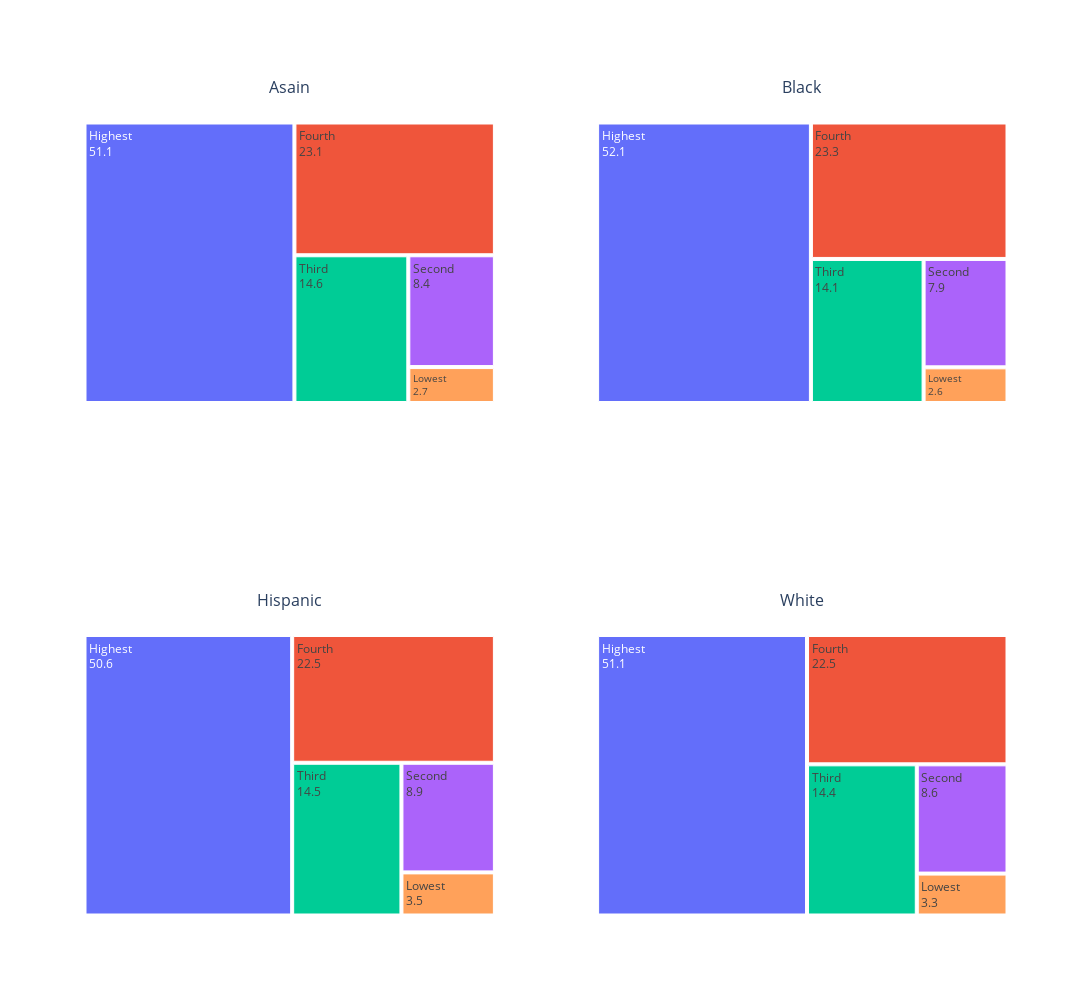

Notebook code cell kept with this figure:
### Code cell
fig = make_subplots(
    cols = 2, rows = 2,
    column_widths = [0.4, 0.4],
    subplot_titles = ('Asain', 'Black', 'Hispanic', 'White'),
    specs = [[{'type': 'treemap'}, {'type': 'treemap'}], [{'type': 'treemap'}, {'type': 'treemap'}]]
)

fig.update_layout(
    autosize=False,
    width=1200,
    height=1000,
)
i, j = 1, 1
for count, income_race in enumerate(income_races):
    fig.add_trace(go.Treemap(
        labels = income_quintiles,
        textinfo="label+value",
        parents = ["", "", "", "", ""],
        values = list(income_race[income_race['year']==2018]['income_share'])
    ), row=i, col=j)
    
    if j > i: 
        i +=1
        j -=1
    else:
        j +=1

fig.show()

### Figure 1 — Plotly figure (JSON) as saved in the notebook; plotly's stock layout.template omitted (floating-point values rounded to 4 significant figures)
{"data": [{"domain": {"x": [0, 0.45], "y": [0.625, 1]}, "labels": ["Lowest", "Second", "Third", "Fourth", "Highest"], "parents": ["", "", "", "", ""], "textinfo": "label+value", "type": "treemap", "values": [2.7, 8.4, 14.6, 23.1, 51.1]}, {"domain": {"x": [0.55, 1], "y": [0.625, 1]}, "labels": ["Lowest", "Second", "Third", "Fourth", "Highest"], "parents": ["", "", "", "", ""], "textinfo": "label+value", "type": "treemap", "values": [2.6, 7.9, 14.1, 23.3, 52.1]}, {"domain": {"x": [0, 0.45], "y": [0, 0.375]}, "labels": ["Lowest", "Second", "Third", "Fourth", "Highest"], "parents": ["", "", "", "", ""], "textinfo": "label+value", "type": "treemap", "values": [3.5, 8.9, 14.5, 22.5, 50.6]}, {"domain": {"x": [0.55, 1], "y": [0, 0.375]}, "labels": ["Lowest", "Second", "Third", "Fourth", "Highest"], "parents": ["", "", "", "", ""], "textinfo": "label+value", "type": "treemap", "values": [3.3, 8.6, 14.4, 22.5, 51.1]}], "layout": {"annotations": [{"font": {"size": 16}, "showarrow": false, "text": "Asain", "x": 0.225, "xanchor": "center", "xref": "paper", "y": 1, "yanchor": "bottom", "yref": "paper"}, {"font": {"size": 16}, "showarrow": false, "text": "Black", "x": 0.775, "xanchor": "center", "xref": "paper", "y": 1, "yanchor": "bottom", "yref": "paper"}, {"font": {"size": 16}, "showarrow": false, "text": "Hispanic", "x": 0.225, "xanchor": "center", "xref": "paper", "y": 0.375, "yanchor": "bottom", "yref": "paper"}, {"font": {"size": 16}, "showarrow": false, "text": "White", "x": 0.775, "xanchor": "center", "xref": "paper", "y": 0.375, "yanchor": "bottom", "yref": "paper"}], "autosize": false, "height": 1000, "width": 1200}}
